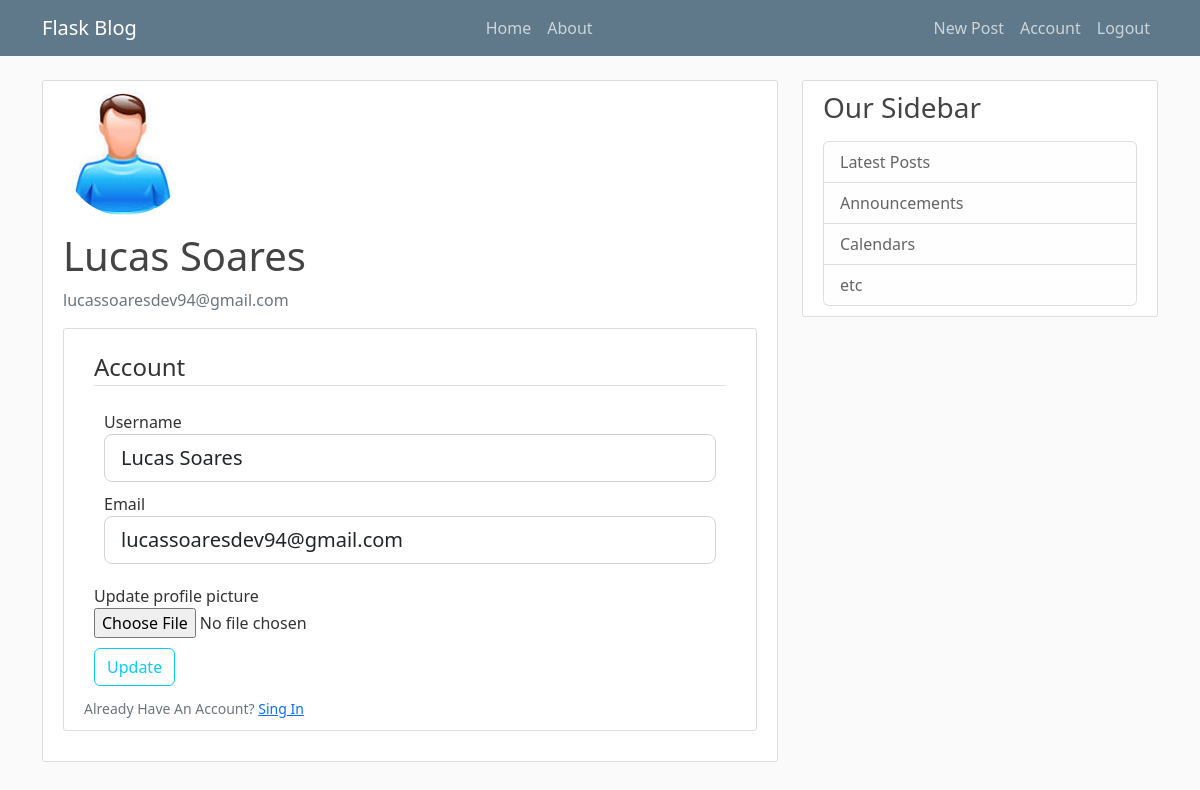
/account (signed in), run on an earlier commit of the app's database.
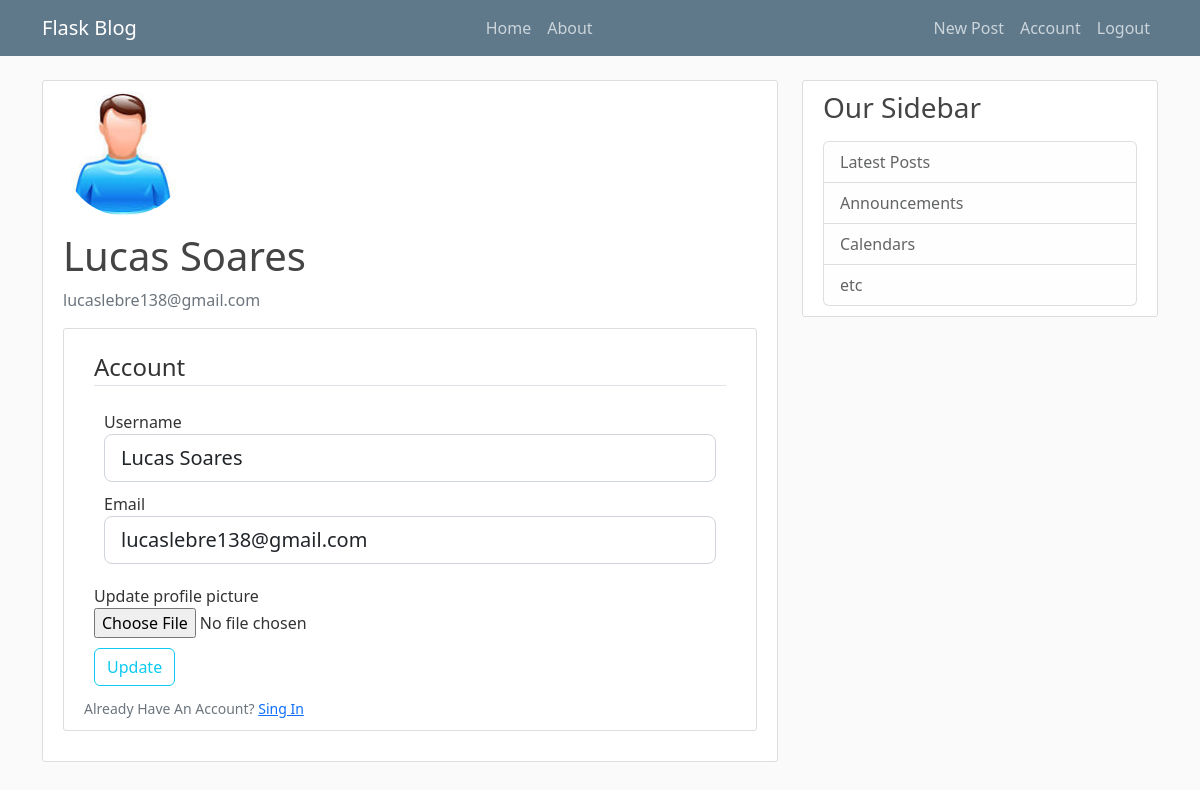
And on a later commit of the database.
### flaskblog/models.py (models this page shows, shortened)
class User(db.Model, UserMixin):
    id = db.Column(db.Integer, primary_key=True)
    username = db.Column(db.String(20), unique=True, nullable=False)
    email = db.Column(db.String(120), unique=True, nullable=False)
    image_file = db.Column(db.String(20), nullable=False, default='default.jpg')
    password = db.Column(db.String(60), nullable=False)
    post = db.relationship('Post', backref='author', lazy=True)

### flaskblog/routs.py (the view)
@app.route('/account', methods=['GET', 'POST'])
@login_required
def account():
    form = UpdateAccountForm()
    if form.validate_on_submit():
        if form.picture.data:
            picture_file = save_picture(form.picture.data)
            current_user.image_file = picture_file
        current_user.username = form.username.data
        current_user.email = form.email.data
        db.session.commit()
        flash('Your account has been update', 'sucess')
        return redirect(url_for('account'))
    elif request.method == 'GET':
        form.username.data = current_user.username
        form.email.data = current_user.email
    image_file = url_for('static', filename=f'profile_pics/{current_user.image_file}')
    return render_template('account.html', title='Account', image_file=image_file, form=form)

### flaskblog/forms.py (shortened to what this page needs)
class UpdateAccountForm(FlaskForm):
    username = StringField('Username', validators=[DataRequired(), Length(min=2, max=20)])
    email = StringField('Email', validators=[DataRequired(), Email()])
    picture = FileField('Update profile picture', validators=[FileAllowed(['jpg', 'png'])])
    submit = SubmitField('Update')

### flaskblog/models.py (called while the page is built)
@login_manager.user_loader
def load_user(user_id):
    return User.query.get(int(user_id))

### flaskblog/templates/account.html (shortened to what this page needs)
{% extends "layout.html" %}
{% block content %}
    <div class="content-section">
        <div class="media">
            <img class="rounded-circle account-img" src="{{ image_file }}">
            <div class="media-body">
                <h2 class="account-heading">{{ current_user.username }}</h2>
                <p class="text-secondary">{{ current_user.email }}</p>
            </div>
        </div>
        <div class="content-section ">
            <form method="POST" action="" enctype="multipart/form-data">
                <fieldset class="form-group">
                    <legend class="border-bottom mb-4"> Account </legend>
                    <div class="form-group">
                        {{ form.username.label(class="form-control-label") }}
                            {% if form.username.errors %}
                                {{ form.username(class="form-control form-control-lg is-invalid")}}
                                <div class="invalid-feedback">
                                    {% for error in form.username.errors %}
                                        <span> {{error}}</span>
                                    {% endfor %}
                                </div>
                            {% else %}
                                {{ form.username(class="form-control form-control-lg")}}
                            {% endif %}
                    </div>
                    <div class="form-group">
                        {{ form.email.label(class="form-control-label") }}
                            {% if form.email.errors %}
                                {{ form.email(class="form-control form-control-lg is-invalid")}}
                                <div class="invalid-feedback">
                                    {% for error in form.email.errors %}
                                        <span> {{error}}</span>
                                    {% endfor %}
                                </div>
                            {% else %}
                                {{ form.email(class="form-control form-control-lg")}}
                            {% endif %}
                    </div>
                </fieldset>
                 <div class="form-group">
                     {{ form.picture.label() }}</br>
                     {{ form.picture(class="form-control-file") }}
                 </div>
                <div class="form-group">
                    {{ form.submit(class="btn btn-outline-info")}}
                </div>
            </form>
            <div class="border-top- pt3">
                <small class="text-muted">
                    Already Have An Account? <a class="ml-2" href="{{ url_for('login') }}"> Sing In </a>
                </small>
            </div>
        </div>
    </div>
{% endblock content %}

What changed in the data, as far as the page shows it:
changed User "Lucas Soares": email "lucassoaresdev94@gmail.com" → "lucaslebre138@gmail.com"
